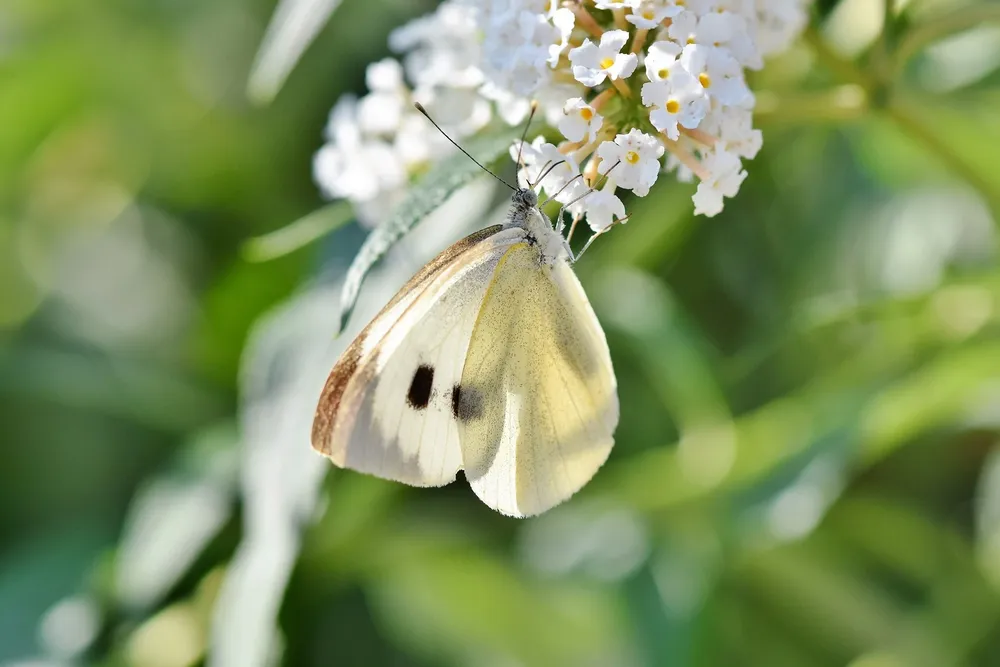
#> input picture OpenCV/whitebutterfly.webp, 1000 x 667 px, shrunk from 1920 x 1280 before the run
$ jupyter execute '11강 - 역상.ipynb'
#> lines starting #> are read from the running program, lines starting #| are printed output that depends on the picture
[cell 1]
import cv2

src = cv2.imread("whitebutterfly.webp", cv2.IMREAD_COLOR)
#> src is the input picture: shape (667, 1000, 3); mean B, G, R 98, 147.6, 128.6
dst = cv2.bitwise_not(src) # cv2.bitwise_not(src[입력 이미지], mask[마스크])
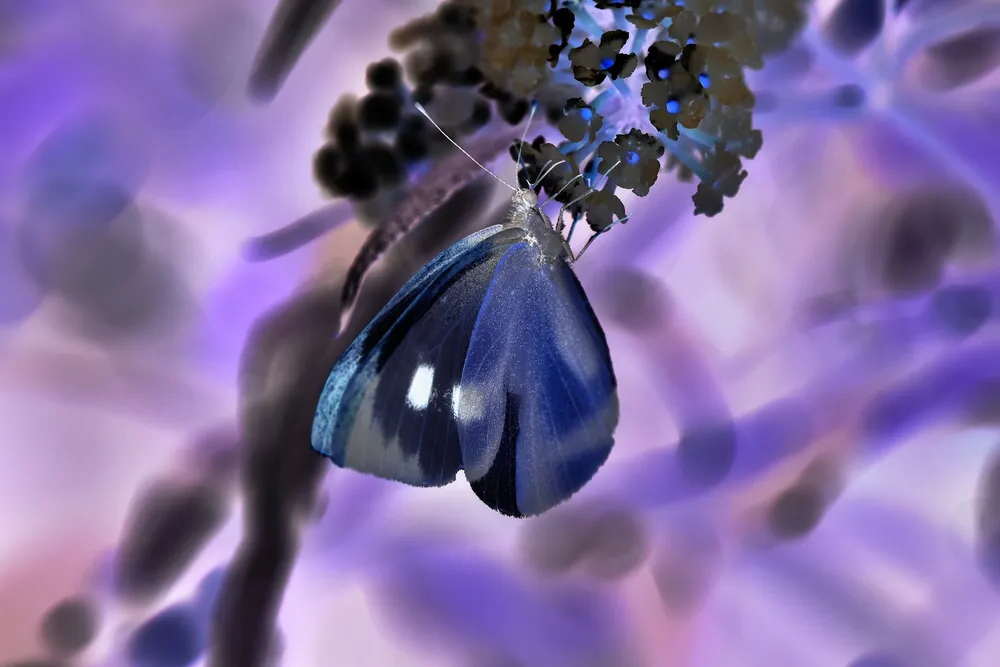
#> dst: shape (667, 1000, 3); mean B, G, R 157, 107.4, 126.4

cv2.imshow("src", src)
cv2.imshow("dst", dst)
cv2.waitKey()
cv2.destroyAllWindows()


$ run again, with OpenCV/CHESS.webp copied over OpenCV/whitebutterfly.webp
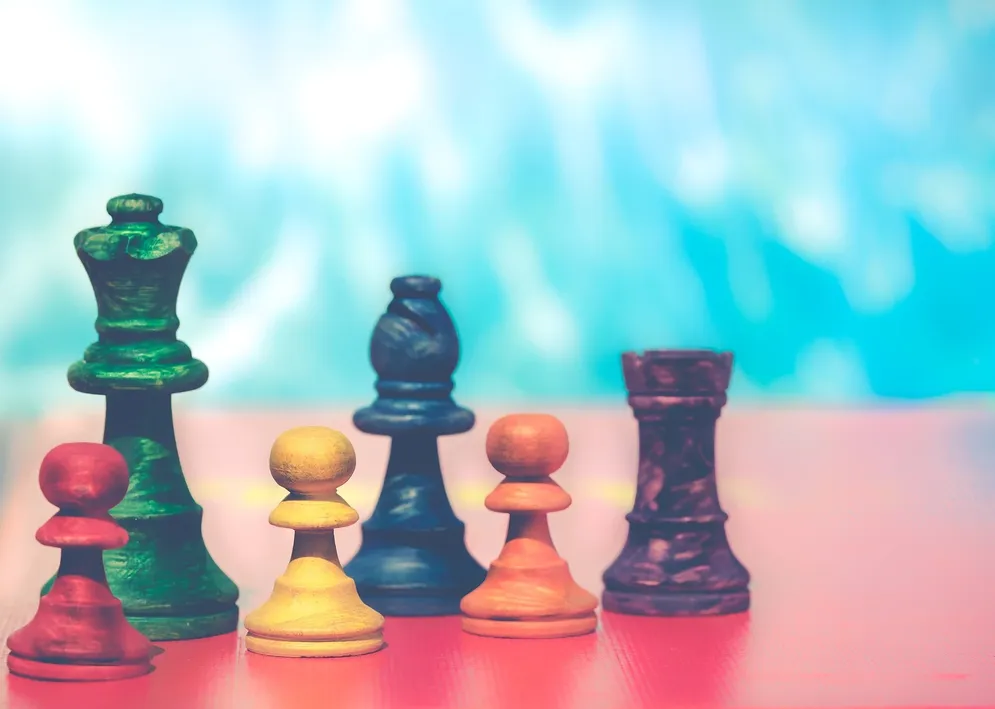
#> input picture OpenCV/CHESS.webp, 995 x 709 px, shrunk from 1920 x 1368 before the run
#> src is the input picture: shape (709, 995, 3); mean B, G, R 195, 188.9, 169.3
#> `dst = cv2.bitwise_not(src)`:
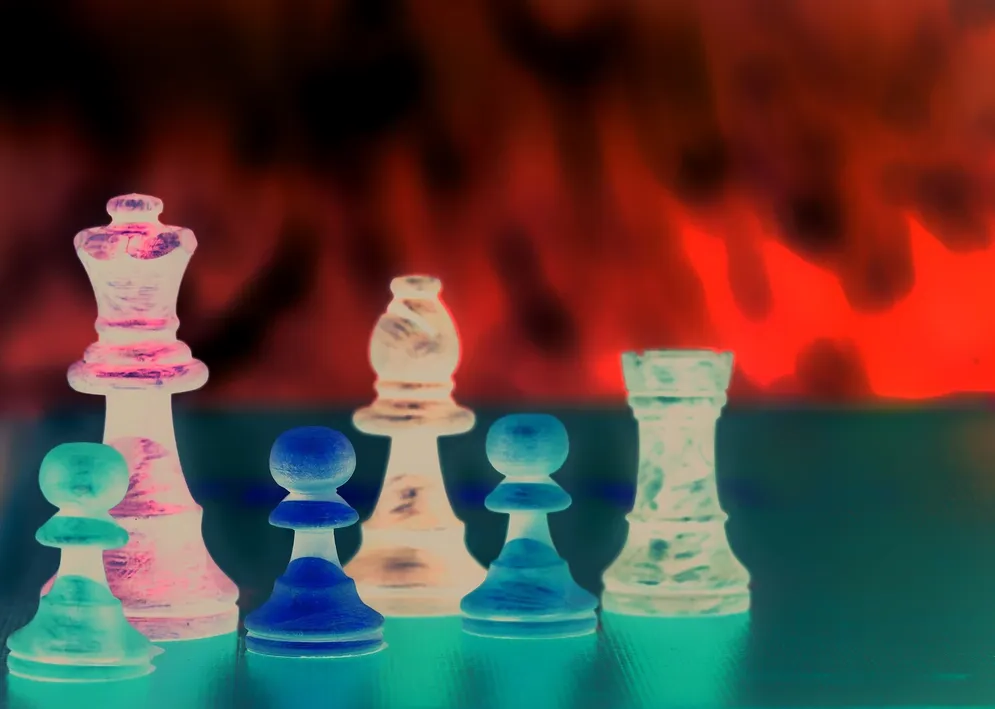
#> dst: shape (709, 995, 3); mean B, G, R 60, 66.1, 85.7

$ run again, with OpenCV/analysis.webp copied over OpenCV/whitebutterfly.webp
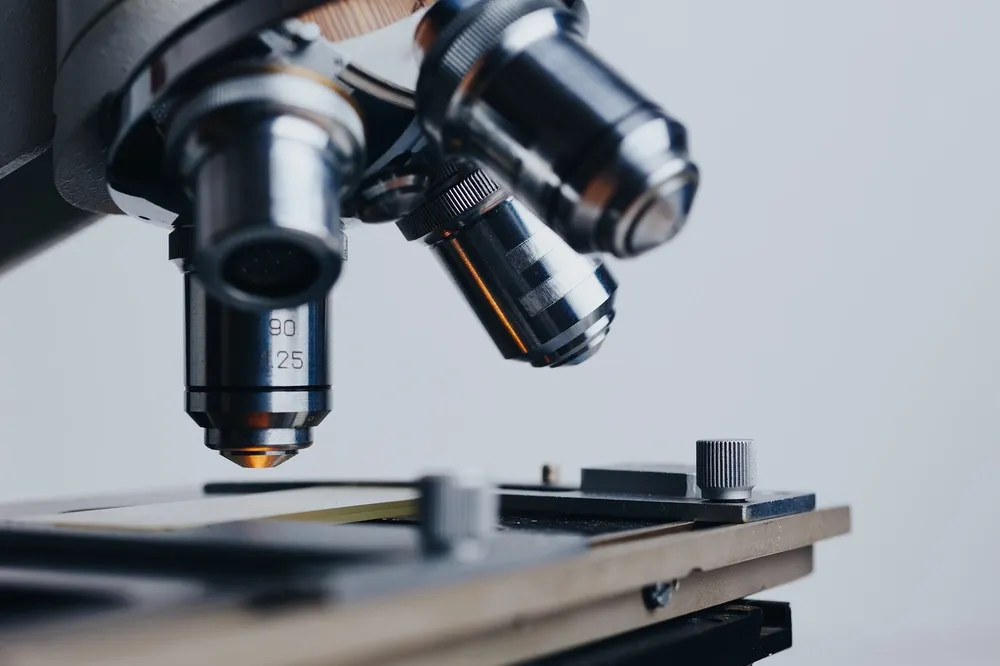
#> input picture OpenCV/analysis.webp, 1000 x 666 px, shrunk from 1920 x 1279 before the run
#> src is the input picture: shape (666, 1000, 3); mean B, G, R 146.7, 139.8, 134.2
#> `dst = cv2.bitwise_not(src)`:
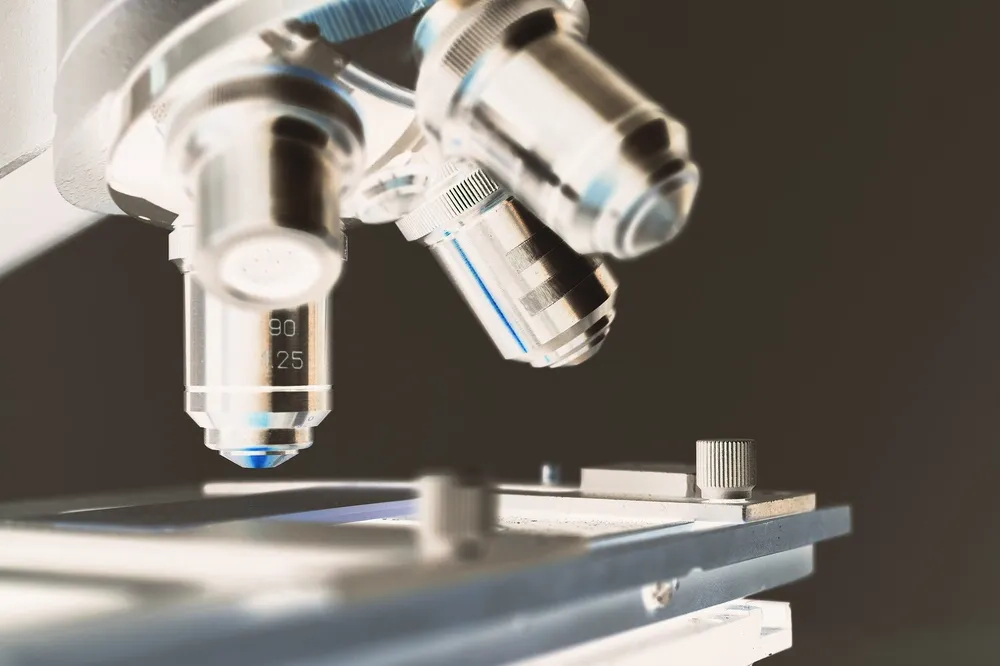
#> dst: shape (666, 1000, 3); mean B, G, R 108.3, 115.2, 120.8
